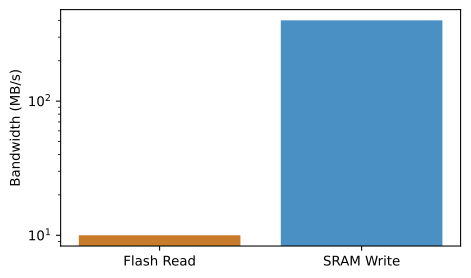

The Python source for this figure:
import os
import matplotlib.pyplot as plt

fig, ax = plt.subplots(figsize=(5,3))
ax.bar(['Flash Read', 'SRAM Write'], [10, 400], color=['#c87b2a', '#4a90c4'])
ax.set_ylabel('Bandwidth (MB/s)')
plt.yscale('log')
plt.tight_layout()
plt.savefig(os.environ.get('VISUAL_OUT_PATH', 'out.svg'), format='svg', bbox_inches='tight')
